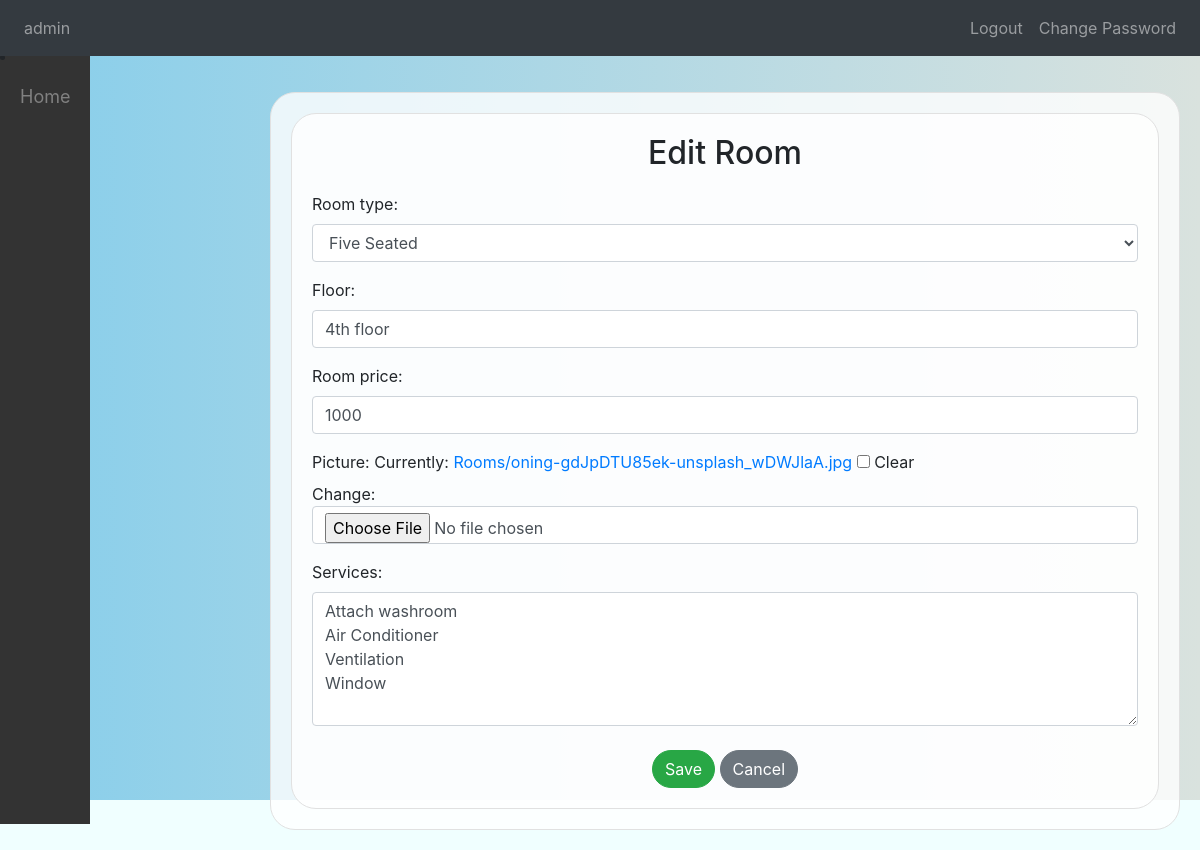
The page /hostel/rooms/24/update/ (signed in) on the database its author committed.
### core/models.py (models this page shows, shortened)
class rooms(models.Model):
    room_price = models.IntegerField()
    hostel = models.ForeignKey(Hostel, on_delete=models.CASCADE, related_name="room")
    services = models.TextField(blank=True)
    floor = models.CharField(max_length=20)
    picture = models.ImageField(upload_to="Rooms/", blank=True, null=True)
    FIRST_CHOICE = "Two Seated"
    SECOND_CHOICE = "Three Seated "
    THIRD_CHOICE = "Four Seated"
    FOURTH_CHOICE = "Five Seated"
    MY_CHOICES = [
        (FIRST_CHOICE, "Two Seated"),
        (SECOND_CHOICE, "Three Seated "),
        (THIRD_CHOICE, "Four Seated"),
        (FOURTH_CHOICE, "Five Seated"),
    ]
    room_type = models.CharField(
        max_length=30,
        choices=MY_CHOICES,
        default=FIRST_CHOICE,
    )

### core/views.py (the view)
# urls.py: path('rooms/<int:room_id>/update/', views.room_update, name='room_update'),
@login_required(login_url="/login/")
def room_update(request, room_id):
    room = get_object_or_404(rooms, id=room_id)
    if request.method == "POST":
        form = RoomForm(request.POST, request.FILES, instance=room)
        if form.is_valid():
            form.save()
            return redirect("room_detail", room_id=room.id)
    else:
        form = RoomForm(instance=room)
    return render(request, "room_form.html", {"form": form})

### core/forms.py
class RoomForm(forms.ModelForm):
    def __init__(self, *args, **kwargs):
        super(RoomForm, self).__init__(*args, **kwargs)
        for visible in self.visible_fields():
            visible.field.widget.attrs["class"] = "form-control"
            visible.field.widget.attrs["placeholder"] = visible.field.label
            if visible.field.label == "Services":
                visible.field.widget.attrs["rows"] = "5"
    class Meta:
        model = rooms  # Ensure this is the correct model
        fields = ("room_type", "floor", "room_price", "picture", "services")

### core/templates/room_form.html (shortened to what this page needs)
{% extends 'base.html' %}
{% block content %}
<div class="container">
    <h1 class="form-title text-center">{% if form.instance.id %}Edit Room{% else %}Create Room{% endif %}</h1>
    <form method="post" enctype="multipart/form-data">
        {{ form.as_p }}
        <div class="mt-4 text-center">
            <button type="submit" class="btn btn-success rounded-pill">Save</button>
            <a href="{% url 'hostel_list' %}" class="btn btn-secondary rounded-pill">Cancel</a>
        </div>
    </form>
</div>
{% endblock %}

### core/templates/base.html (shortened to what this page needs)
{% load static %}
<!DOCTYPE html>
<html lang="en">
<head>
    <link rel="stylesheet" href="https://stackpath.bootstrapcdn.com/bootstrap/4.5.2/css/bootstrap.min.css">
    <link rel="stylesheet" href="https://cdnjs.cloudflare.com/ajax/libs/font-awesome/4.7.0/css/font-awesome.min.css">
    <link rel="stylesheet" href="https://cdnjs.cloudflare.com/ajax/libs/animate.css/4.1.1/animate.min.css">
</head>
<body class="vh-100" style="background-color: azure;">
    <nav class="navbar navbar-expand-lg navbar-dark bg-dark fixed-top">
        <div class="collapse navbar-collapse" id="navbarNav">
            <ul class="navbar-nav">
                <li class="nav-item">
                    <div class="nav-link">{{user.username}}</div>
                </li>
            </ul>
            <ul class="navbar-nav ml-auto">
                {% if user.is_authenticated %}
                <li class="nav-item">
                    <a class="nav-link" href="{% url 'logout' %}">Logout</a>
                </li>
                <li class="nav-item">
                    <a class="nav-link" href="{% url 'change_password' %}">Change Password</a>
                </li>
                {% endif %}
            </ul>
        </div>
    </nav>
    {% block sidbar %}
    { {% include "dashaboard.html" %}}
    {% endblock sidbar %}
    <div id="content">
        <div class="container mt-5">
            {% block content %}{% endblock %}
        </div>
    </div>
</body>
</html>

### core/templates/dashaboard.html (style rules this page uses)
#content { margin-left: 250px; padding: 20px; transition: all 0.3s; }

### core/templates/room_form.html (style rules this page uses)
body { background: linear-gradient(to right, #87CEEB, #d9e2de); background-repeat: no-repeat; background-size: 100% 100%; }
.container { background-color: rgba(255, 255, 255, 0.8); padding: 20px; border: 1px solid #e1e1e1; border-radius: 25px; }
.form-title { font-size: 2rem; text-align: center; margin-bottom: 20px; }

### rows shown on the page
rooms: room_type "Five Seated", floor "4th floor", room_price "1000", services "Attach washroom Air Conditioner Ventilation Window"

### other values the page prints
{{ user.username }} "admin"
